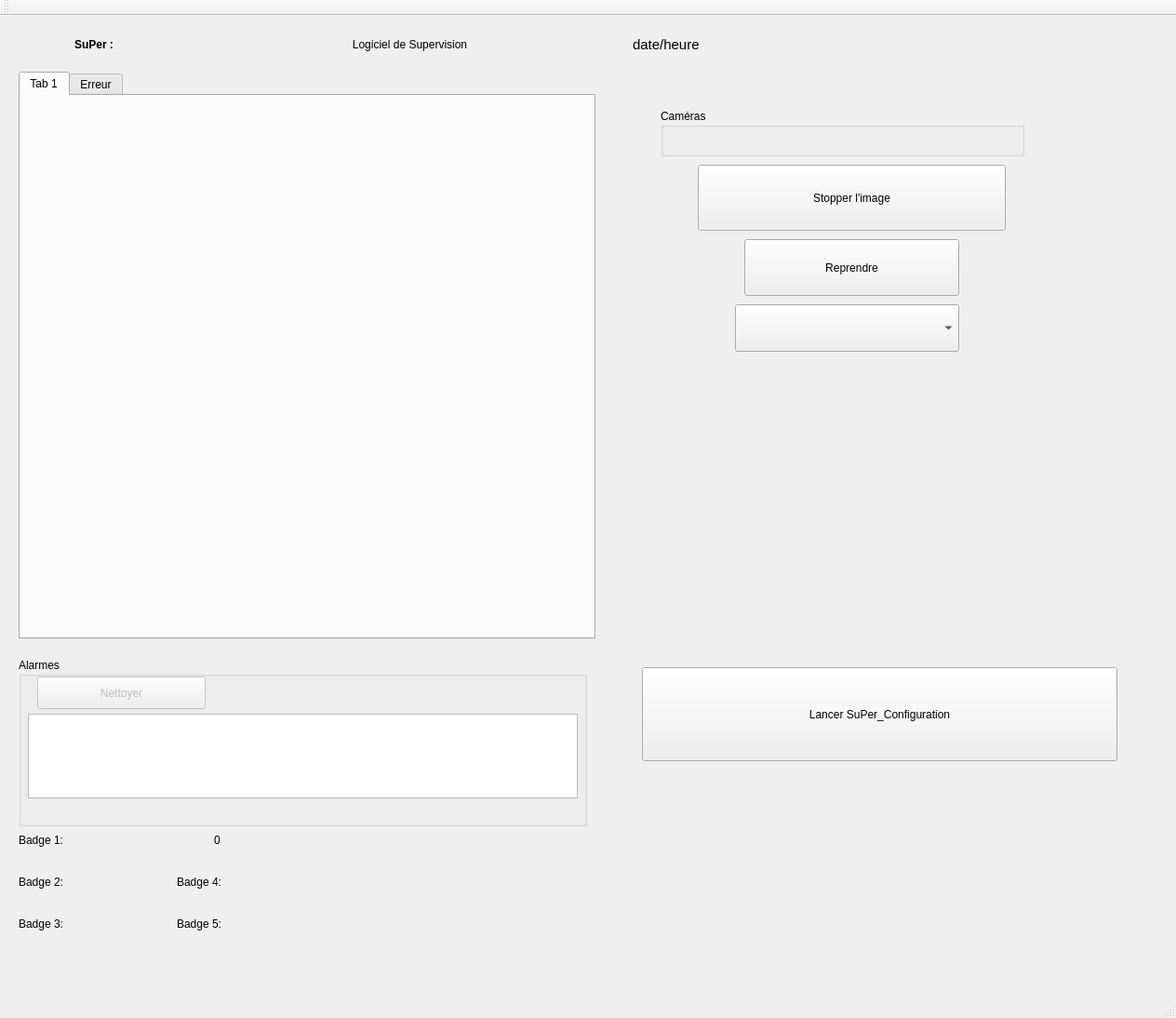
<?xml version="1.0" encoding="UTF-8"?>
<ui version="4.0">
 <class>Ihm</class>
 <widget class="QMainWindow" name="Ihm">
  <property name="geometry">
   <rect>
    <x>0</x>
    <y>0</y>
    <width>1264</width>
    <height>1094</height>
   </rect>
  </property>
  <property name="minimumSize">
   <size>
    <width>944</width>
    <height>877</height>
   </size>
  </property>
  <property name="maximumSize">
   <size>
    <width>100000</width>
    <height>1000000</height>
   </size>
  </property>
  <property name="windowTitle">
   <string>Supervision</string>
  </property>
  <widget class="QWidget" name="centralWidget">
   <widget class="QTabWidget" name="tabWidget">
    <property name="enabled">
     <bool>true</bool>
    </property>
    <property name="geometry">
     <rect>
      <x>20</x>
      <y>60</y>
      <width>620</width>
      <height>610</height>
     </rect>
    </property>
    <property name="maximumSize">
     <size>
      <width>16777215</width>
      <height>16777215</height>
     </size>
    </property>
    <property name="currentIndex">
     <number>0</number>
    </property>
    <widget class="QWidget" name="tab">
     <attribute name="title">
      <string>Tab 1</string>
     </attribute>
     <widget class="QLabel" name="label_3">
      <property name="geometry">
       <rect>
        <x>0</x>
        <y>0</y>
        <width>601</width>
        <height>561</height>
       </rect>
      </property>
      <property name="text">
       <string/>
      </property>
      <property name="pixmap">
       <pixmap>ressources/vue_generale.jpg</pixmap>
      </property>
     </widget>
     <widget class="QLabel" name="label_5">
      <property name="geometry">
       <rect>
        <x>0</x>
        <y>0</y>
        <width>601</width>
        <height>561</height>
       </rect>
      </property>
      <property name="text">
       <string/>
      </property>
      <property name="pixmap">
       <pixmap>ressources/vue_lieu_1-2-3.jpg</pixmap>
      </property>
     </widget>
     <widget class="QLabel" name="label_6">
      <property name="geometry">
       <rect>
        <x>550</x>
        <y>530</y>
        <width>16</width>
        <height>21</height>
       </rect>
      </property>
      <property name="text">
       <string/>
      </property>
      <property name="pixmap">
       <pixmap>ressources/pers_vert.jpg</pixmap>
      </property>
     </widget>
     <widget class="QLabel" name="antenne">
      <property name="geometry">
       <rect>
        <x>560</x>
        <y>30</y>
        <width>16</width>
        <height>41</height>
       </rect>
      </property>
      <property name="text">
       <string/>
      </property>
      <property name="pixmap">
       <pixmap>../../../bin/ressources/lecteur_actif.jpg</pixmap>
      </property>
     </widget>
     <widget class="QLabel" name="label_4">
      <property name="geometry">
       <rect>
        <x>530</x>
        <y>50</y>
        <width>20</width>
        <height>20</height>
       </rect>
      </property>
      <property name="text">
       <string/>
      </property>
      <property name="pixmap">
       <pixmap>ressources/bt_ok.png</pixmap>
      </property>
     </widget>
    </widget>
    <widget class="QWidget" name="tab_2">
     <attribute name="title">
      <string>Erreur</string>
     </attribute>
    </widget>
   </widget>
   <widget class="QGroupBox" name="groupBox">
    <property name="geometry">
     <rect>
      <x>20</x>
      <y>690</y>
      <width>611</width>
      <height>181</height>
     </rect>
    </property>
    <property name="contextMenuPolicy">
     <enum>Qt::DefaultContextMenu</enum>
    </property>
    <property name="title">
     <string>Alarmes</string>
    </property>
    <widget class="QTextEdit" name="txtAlarme">
     <property name="enabled">
      <bool>true</bool>
     </property>
     <property name="geometry">
      <rect>
       <x>10</x>
       <y>60</y>
       <width>591</width>
       <height>91</height>
      </rect>
     </property>
     <property name="font">
      <font>
       <weight>75</weight>
       <bold>true</bold>
      </font>
     </property>
     <property name="cursor" stdset="0">
      <cursorShape>ForbiddenCursor</cursorShape>
     </property>
     <property name="mouseTracking">
      <bool>false</bool>
     </property>
     <property name="acceptDrops">
      <bool>true</bool>
     </property>
     <property name="readOnly">
      <bool>true</bool>
     </property>
     <property name="textInteractionFlags">
      <set>Qt::NoTextInteraction</set>
     </property>
    </widget>
    <widget class="QPushButton" name="btClear">
     <property name="enabled">
      <bool>false</bool>
     </property>
     <property name="geometry">
      <rect>
       <x>20</x>
       <y>20</y>
       <width>181</width>
       <height>35</height>
      </rect>
     </property>
     <property name="text">
      <string>Nettoyer</string>
     </property>
    </widget>
   </widget>
   <widget class="QLabel" name="label">
    <property name="geometry">
     <rect>
      <x>220</x>
      <y>10</y>
      <width>441</width>
      <height>41</height>
     </rect>
    </property>
    <property name="font">
     <font>
      <underline>false</underline>
     </font>
    </property>
    <property name="text">
     <string>Logiciel de Supervision</string>
    </property>
    <property name="textFormat">
     <enum>Qt::AutoText</enum>
    </property>
    <property name="alignment">
     <set>Qt::AlignCenter</set>
    </property>
   </widget>
   <widget class="QLabel" name="lbActivite">
    <property name="enabled">
     <bool>true</bool>
    </property>
    <property name="geometry">
     <rect>
      <x>20</x>
      <y>10</y>
      <width>31</width>
      <height>31</height>
     </rect>
    </property>
    <property name="text">
     <string/>
    </property>
    <property name="pixmap">
     <pixmap>ressources/activite_vert.png</pixmap>
    </property>
   </widget>
   <widget class="QLabel" name="label_7">
    <property name="geometry">
     <rect>
      <x>50</x>
      <y>160</y>
      <width>561</width>
      <height>16</height>
     </rect>
    </property>
    <property name="font">
     <font>
      <weight>75</weight>
      <bold>true</bold>
     </font>
    </property>
    <property name="text">
     <string>Erreur : le logiciel n'a pu se mettre à jour en fonction de la Base de données.</string>
    </property>
   </widget>
   <widget class="QLabel" name="label_10">
    <property name="geometry">
     <rect>
      <x>80</x>
      <y>210</y>
      <width>481</width>
      <height>21</height>
     </rect>
    </property>
    <property name="text">
     <string>Erreur possible : La base de données est vide.</string>
    </property>
   </widget>
   <widget class="QLabel" name="label_11">
    <property name="geometry">
     <rect>
      <x>80</x>
      <y>300</y>
      <width>511</width>
      <height>20</height>
     </rect>
    </property>
    <property name="text">
     <string>Si le problème persiste, contacter la section BTS IRIS qui a développé SuPer.</string>
    </property>
   </widget>
   <widget class="QLabel" name="label_9">
    <property name="geometry">
     <rect>
      <x>80</x>
      <y>190</y>
      <width>481</width>
      <height>21</height>
     </rect>
    </property>
    <property name="text">
     <string>Erreur possible : La base de données est inaccessible.</string>
    </property>
   </widget>
   <widget class="QLabel" name="label_8">
    <property name="geometry">
     <rect>
      <x>50</x>
      <y>270</y>
      <width>571</width>
      <height>16</height>
     </rect>
    </property>
    <property name="font">
     <font>
      <weight>75</weight>
      <italic>true</italic>
      <bold>true</bold>
     </font>
    </property>
    <property name="text">
     <string>Il est vivement conseillé de regarder attentivement l'aide fournie avec le logiciel.</string>
    </property>
   </widget>
   <widget class="QLabel" name="lbBadge1">
    <property name="geometry">
     <rect>
      <x>20</x>
      <y>870</y>
      <width>181</width>
      <height>31</height>
     </rect>
    </property>
    <property name="text">
     <string>Badge 1:</string>
    </property>
   </widget>
   <widget class="QLabel" name="lbBadge2">
    <property name="geometry">
     <rect>
      <x>20</x>
      <y>910</y>
      <width>181</width>
      <height>41</height>
     </rect>
    </property>
    <property name="text">
     <string>Badge 2:</string>
    </property>
   </widget>
   <widget class="QLabel" name="lbBadge3">
    <property name="geometry">
     <rect>
      <x>20</x>
      <y>960</y>
      <width>191</width>
      <height>31</height>
     </rect>
    </property>
    <property name="text">
     <string>Badge 3:</string>
    </property>
   </widget>
   <widget class="QLabel" name="lbBadge4">
    <property name="geometry">
     <rect>
      <x>190</x>
      <y>910</y>
      <width>191</width>
      <height>41</height>
     </rect>
    </property>
    <property name="text">
     <string>Badge 4:</string>
    </property>
   </widget>
   <widget class="QLabel" name="lbBadge5">
    <property name="geometry">
     <rect>
      <x>190</x>
      <y>950</y>
      <width>181</width>
      <height>51</height>
     </rect>
    </property>
    <property name="text">
     <string>Badge 5:</string>
    </property>
   </widget>
   <widget class="QLabel" name="lImage2">
    <property name="geometry">
     <rect>
      <x>730</x>
      <y>360</y>
      <width>176</width>
      <height>144</height>
     </rect>
    </property>
    <property name="text">
     <string/>
    </property>
   </widget>
   <widget class="QPushButton" name="pbStop">
    <property name="geometry">
     <rect>
      <x>750</x>
      <y>160</y>
      <width>331</width>
      <height>71</height>
     </rect>
    </property>
    <property name="text">
     <string>Stopper l'image</string>
    </property>
   </widget>
   <widget class="QGroupBox" name="groupBox_3">
    <property name="geometry">
     <rect>
      <x>710</x>
      <y>100</y>
      <width>391</width>
      <height>51</height>
     </rect>
    </property>
    <property name="title">
     <string>Caméras</string>
    </property>
   </widget>
   <widget class="QLabel" name="lImage">
    <property name="geometry">
     <rect>
      <x>755</x>
      <y>383</y>
      <width>391</width>
      <height>281</height>
     </rect>
    </property>
    <property name="text">
     <string/>
    </property>
   </widget>
   <widget class="QComboBox" name="comboBox">
    <property name="geometry">
     <rect>
      <x>790</x>
      <y>310</y>
      <width>241</width>
      <height>51</height>
     </rect>
    </property>
   </widget>
   <widget class="QPushButton" name="pbStart">
    <property name="geometry">
     <rect>
      <x>800</x>
      <y>240</y>
      <width>231</width>
      <height>61</height>
     </rect>
    </property>
    <property name="text">
     <string>Reprendre</string>
    </property>
   </widget>
   <widget class="QPushButton" name="pbConfiguration">
    <property name="geometry">
     <rect>
      <x>690</x>
      <y>700</y>
      <width>511</width>
      <height>101</height>
     </rect>
    </property>
    <property name="minimumSize">
     <size>
      <width>0</width>
      <height>0</height>
     </size>
    </property>
    <property name="text">
     <string>Lancer SuPer_Configuration</string>
    </property>
   </widget>
   <widget class="QLabel" name="lbDate">
    <property name="geometry">
     <rect>
      <x>680</x>
      <y>10</y>
      <width>551</width>
      <height>41</height>
     </rect>
    </property>
    <property name="font">
     <font>
      <pointsize>11</pointsize>
     </font>
    </property>
    <property name="text">
     <string>date/heure</string>
    </property>
   </widget>
   <widget class="QLabel" name="label_2">
    <property name="geometry">
     <rect>
      <x>80</x>
      <y>10</y>
      <width>151</width>
      <height>41</height>
     </rect>
    </property>
    <property name="font">
     <font>
      <weight>75</weight>
      <bold>true</bold>
     </font>
    </property>
    <property name="text">
     <string>SuPer : </string>
    </property>
   </widget>
   <widget class="QLabel" name="label_12">
    <property name="geometry">
     <rect>
      <x>110</x>
      <y>380</y>
      <width>481</width>
      <height>21</height>
     </rect>
    </property>
    <property name="font">
     <font>
      <weight>75</weight>
      <italic>true</italic>
      <bold>true</bold>
     </font>
    </property>
    <property name="text">
     <string>Erreur possible : Le répertoire de travail n'est pas configuré.</string>
    </property>
   </widget>
   <widget class="QLabel" name="lNoZone">
    <property name="geometry">
     <rect>
      <x>230</x>
      <y>870</y>
      <width>71</width>
      <height>31</height>
     </rect>
    </property>
    <property name="text">
     <string>0</string>
    </property>
   </widget>
   <zorder>label_12</zorder>
   <zorder>label_8</zorder>
   <zorder>label_9</zorder>
   <zorder>label_11</zorder>
   <zorder>label_7</zorder>
   <zorder>label_10</zorder>
   <zorder>groupBox</zorder>
   <zorder>label</zorder>
   <zorder>lbActivite</zorder>
   <zorder>tabWidget</zorder>
   <zorder>lbBadge1</zorder>
   <zorder>lbBadge2</zorder>
   <zorder>lbBadge3</zorder>
   <zorder>lbBadge4</zorder>
   <zorder>lbBadge5</zorder>
   <zorder>lImage2</zorder>
   <zorder>pbStop</zorder>
   <zorder>groupBox_3</zorder>
   <zorder>lImage</zorder>
   <zorder>comboBox</zorder>
   <zorder>pbStart</zorder>
   <zorder>pbConfiguration</zorder>
   <zorder>lbDate</zorder>
   <zorder>label_2</zorder>
   <zorder>lNoZone</zorder>
  </widget>
  <widget class="QMenuBar" name="menuBar">
   <property name="geometry">
    <rect>
     <x>0</x>
     <y>0</y>
     <width>1264</width>
     <height>45</height>
    </rect>
   </property>
  </widget>
  <widget class="QToolBar" name="mainToolBar">
   <attribute name="toolBarArea">
    <enum>TopToolBarArea</enum>
   </attribute>
   <attribute name="toolBarBreak">
    <bool>false</bool>
   </attribute>
  </widget>
  <widget class="QStatusBar" name="statusBar"/>
 </widget>
 <layoutdefault spacing="6" margin="11"/>
 <resources/>
 <connections/>
</ui>
